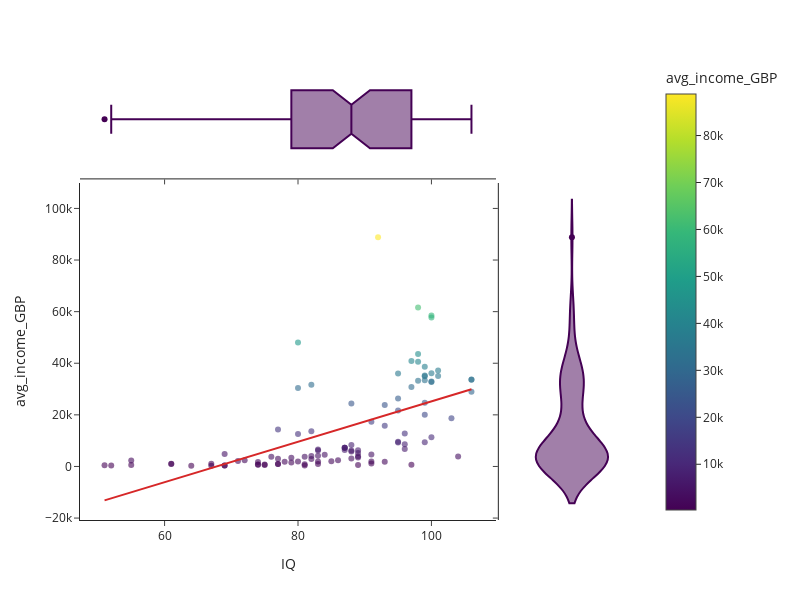

Here is the notebook cell this chart was saved with:
### Code cell
fig = px.scatter(df_iq, 
    x='IQ', 
    y='avg_income_GBP', 
    color='avg_income_GBP',  # Coloring by average income 
    size_max=15,  # Adjust maximum point size
    opacity=0.6,  # Points transparency
    marginal_y='violin',
    marginal_x='box', 
    trendline='ols' ,
    template='simple_white',
    hover_data=['country'],  # Display country name when hovering over points
    height=600,  # Increase figure height
    width=800)   # Increase figure width

# Increase legend title font size
fig.update_layout(legend_title_font=dict(size=12))

fig.show()
#scatter graph of country, IQ and avg income, with error bars, unfortunately too small to see as too many countries.

### Figure 1 — Plotly figure (JSON) as saved in the notebook; plotly's stock layout.template omitted (floating-point values rounded to 4 significant figures)
{"data": [{"customdata": [["Intelligent countries"], ["Intelligent countries"], ["Intelligent countries"], ["Intelligent countries"], ["Intelligent countries"], ["Intelligent countries"], ["Intelligent countries"], ["Canada"], ["Luxembourg"], ["Macao "], ["Germany"], ["Switzerland"], ["Estonia"], ["Australia"], ["United Kingdom"], ["Greenland "], ["Iceland"], ["Austria"], ["Hungary"], ["New Zealand"], ["Belgium"], ["Norway"], ["Sweden"], ["Denmark"], ["Cambodia"], ["France"], ["United States"], ["Poland"], ["Czechia"], ["Russia"], ["Spain"], ["Ireland"], ["Italy"], ["Croatia"], ["Lithuania"], ["Israel"], ["Mongolia"], ["Portugal"], ["Bermuda "], ["Bulgaria"], ["Greece"], ["Ukraine"], ["Vietnam"], ["Kazakhstan"], ["Malaysia"], ["Myanmar"], ["Thailand"], ["Serbia"], ["Brunei"], ["Chile"], ["Costa Rica"], ["Iraq"], ["Romania"], ["Argentina"], ["Mauritius"], ["Mexico"], ["Turkey"], ["Georgia"], ["Sri Lanka"], ["Cuba"], ["Brazil"], ["Philippines"], ["Colombia"], ["Laos"], ["Venezuela"], ["Albania"], ["United Arab Emirates"], ["Dominican Republic"], ["Puerto Rico "], ["Afghanistan"], ["Iran"], ["Pakistan"], ["Indonesia"], ["Kuwait"], ["Oman"], ["Qatar"], ["Bolivia"], ["Ecuador"], ["Egypt"], ["Algeria"], ["India"], ["Saudi Arabia"], ["Sudan"], ["Syria"], ["Bangladesh"], ["Chad"], ["East Timor"], ["Kenya"], ["Zimbabwe"], ["El Salvador"], ["Morocco"], ["South Africa"], ["Niger"], ["Somalia"], ["Ethiopia"], ["Cameroon"], ["Congo"], ["Ghana"], ["Ivory Coast"], ["Gambia"], ["Guatemala"], ["Sierra Leone"], ["Nepal"]], "hovertemplate": "IQ=%{x}<br>avg_income_GBP=%{marker.color}<br>country=%{customdata[0]}<extra></extra>", "legendgroup": "", "marker": {"color": [28949, 33590, 33702, 3816, 18700, 37176, 35019, 32970, 58463, 36139, 32727, 57727, 11291, 35217, 33372, 20079, 38627, 34961, 9341, 24716, 33231, 61607, 40619, 43582, 636, 30840, 40904, 8614, 12753, 6758, 21700, 36000, 26325, 9546, 9291, 23787, 1838, 15787, 88846, 4676, 17303, 1947, 1186, 5232, 6285, 541, 3493, 3998, 24384, 8360, 6134, 3081, 5829, 7212, 6406, 7253, 7249, 2379, 2002, 4541, 6221, 1911, 4130, 949, 6580, 2881, 31688, 4070, 13598, 389, 3727, 808, 1931, 30412, 12569, 48066, 1568, 3410, 1784, 3021, 954, 14324, 958, 3716, 768, 517, 1700, 770, 691, 2388, 2105, 4872, 356, 325, 311, 1012, 259, 956, 1057, 531, 2321, 338, 488], "coloraxis": "coloraxis", "opacity": 0.6, "symbol": "circle"}, "mode": "markers", "name": "", "orientation": "v", "showlegend": false, "type": "scatter", "x": [106, 106, 106, 104, 103, 101, 101, 100, 100, 100, 100, 100, 100, 99, 99, 99, 99, 99, 99, 99, 98, 98, 98, 98, 97, 97, 97, 96, 96, 96, 95, 95, 95, 95, 95, 93, 93, 93, 92, 91, 91, 91, 91, 89, 89, 89, 89, 89, 88, 88, 88, 88, 88, 87, 87, 87, 87, 86, 85, 84, 83, 83, 83, 83, 83, 82, 82, 82, 82, 81, 81, 81, 80, 80, 80, 80, 79, 79, 78, 77, 77, 77, 77, 76, 75, 75, 74, 74, 74, 72, 71, 69, 69, 69, 67, 67, 64, 61, 61, 55, 55, 52, 51], "xaxis": "x", "y": [28949, 33590, 33702, 3816, 18700, 37176, 35019, 32970, 58463, 36139, 32727, 57727, 11291, 35217, 33372, 20079, 38627, 34961, 9341, 24716, 33231, 61607, 40619, 43582, 636, 30840, 40904, 8614, 12753, 6758, 21700, 36000, 26325, 9546, 9291, 23787, 1838, 15787, 88846, 4676, 17303, 1947, 1186, 5232, 6285, 541, 3493, 3998, 24384, 8360, 6134, 3081, 5829, 7212, 6406, 7253, 7249, 2379, 2002, 4541, 6221, 1911, 4130, 949, 6580, 2881, 31688, 4070, 13598, 389, 3727, 808, 1931, 30412, 12569, 48066, 1568, 3410, 1784, 3021, 954, 14324, 958, 3716, 768, 517, 1700, 770, 691, 2388, 2105, 4872, 356, 325, 311, 1012, 259, 956, 1057, 531, 2321, 338, 488], "yaxis": "y"}, {"alignmentgroup": "True", "customdata": [["Intelligent countries"], ["Intelligent countries"], ["Intelligent countries"], ["Intelligent countries"], ["Intelligent countries"], ["Intelligent countries"], ["Intelligent countries"], ["Canada"], ["Luxembourg"], ["Macao "], ["Germany"], ["Switzerland"], ["Estonia"], ["Australia"], ["United Kingdom"], ["Greenland "], ["Iceland"], ["Austria"], ["Hungary"], ["New Zealand"], ["Belgium"], ["Norway"], ["Sweden"], ["Denmark"], ["Cambodia"], ["France"], ["United States"], ["Poland"], ["Czechia"], ["Russia"], ["Spain"], ["Ireland"], ["Italy"], ["Croatia"], ["Lithuania"], ["Israel"], ["Mongolia"], ["Portugal"], ["Bermuda "], ["Bulgaria"], ["Greece"], ["Ukraine"], ["Vietnam"], ["Kazakhstan"], ["Malaysia"], ["Myanmar"], ["Thailand"], ["Serbia"], ["Brunei"], ["Chile"], ["Costa Rica"], ["Iraq"], ["Romania"], ["Argentina"], ["Mauritius"], ["Mexico"], ["Turkey"], ["Georgia"], ["Sri Lanka"], ["Cuba"], ["Brazil"], ["Philippines"], ["Colombia"], ["Laos"], ["Venezuela"], ["Albania"], ["United Arab Emirates"], ["Dominican Republic"], ["Puerto Rico "], ["Afghanistan"], ["Iran"], ["Pakistan"], ["Indonesia"], ["Kuwait"], ["Oman"], ["Qatar"], ["Bolivia"], ["Ecuador"], ["Egypt"], ["Algeria"], ["India"], ["Saudi Arabia"], ["Sudan"], ["Syria"], ["Bangladesh"], ["Chad"], ["East Timor"], ["Kenya"], ["Zimbabwe"], ["El Salvador"], ["Morocco"], ["South Africa"], ["Niger"], ["Somalia"], ["Ethiopia"], ["Cameroon"], ["Congo"], ["Ghana"], ["Ivory Coast"], ["Gambia"], ["Guatemala"], ["Sierra Leone"], ["Nepal"]], "hovertemplate": "IQ=%{x}<br>country=%{customdata[0]}<extra></extra>", "legendgroup": "", "marker": {"color": "#440154", "symbol": "circle"}, "name": "", "notched": true, "offsetgroup": "", "showlegend": false, "type": "box", "x": [106, 106, 106, 104, 103, 101, 101, 100, 100, 100, 100, 100, 100, 99, 99, 99, 99, 99, 99, 99, 98, 98, 98, 98, 97, 97, 97, 96, 96, 96, 95, 95, 95, 95, 95, 93, 93, 93, 92, 91, 91, 91, 91, 89, 89, 89, 89, 89, 88, 88, 88, 88, 88, 87, 87, 87, 87, 86, 85, 84, 83, 83, 83, 83, 83, 82, 82, 82, 82, 81, 81, 81, 80, 80, 80, 80, 79, 79, 78, 77, 77, 77, 77, 76, 75, 75, 74, 74, 74, 72, 71, 69, 69, 69, 67, 67, 64, 61, 61, 55, 55, 52, 51], "xaxis": "x3", "yaxis": "y3"}, {"alignmentgroup": "True", "customdata": [["Intelligent countries"], ["Intelligent countries"], ["Intelligent countries"], ["Intelligent countries"], ["Intelligent countries"], ["Intelligent countries"], ["Intelligent countries"], ["Canada"], ["Luxembourg"], ["Macao "], ["Germany"], ["Switzerland"], ["Estonia"], ["Australia"], ["United Kingdom"], ["Greenland "], ["Iceland"], ["Austria"], ["Hungary"], ["New Zealand"], ["Belgium"], ["Norway"], ["Sweden"], ["Denmark"], ["Cambodia"], ["France"], ["United States"], ["Poland"], ["Czechia"], ["Russia"], ["Spain"], ["Ireland"], ["Italy"], ["Croatia"], ["Lithuania"], ["Israel"], ["Mongolia"], ["Portugal"], ["Bermuda "], ["Bulgaria"], ["Greece"], ["Ukraine"], ["Vietnam"], ["Kazakhstan"], ["Malaysia"], ["Myanmar"], ["Thailand"], ["Serbia"], ["Brunei"], ["Chile"], ["Costa Rica"], ["Iraq"], ["Romania"], ["Argentina"], ["Mauritius"], ["Mexico"], ["Turkey"], ["Georgia"], ["Sri Lanka"], ["Cuba"], ["Brazil"], ["Philippines"], ["Colombia"], ["Laos"], ["Venezuela"], ["Albania"], ["United Arab Emirates"], ["Dominican Republic"], ["Puerto Rico "], ["Afghanistan"], ["Iran"], ["Pakistan"], ["Indonesia"], ["Kuwait"], ["Oman"], ["Qatar"], ["Bolivia"], ["Ecuador"], ["Egypt"], ["Algeria"], ["India"], ["Saudi Arabia"], ["Sudan"], ["Syria"], ["Bangladesh"], ["Chad"], ["East Timor"], ["Kenya"], ["Zimbabwe"], ["El Salvador"], ["Morocco"], ["South Africa"], ["Niger"], ["Somalia"], ["Ethiopia"], ["Cameroon"], ["Congo"], ["Ghana"], ["Ivory Coast"], ["Gambia"], ["Guatemala"], ["Sierra Leone"], ["Nepal"]], "hovertemplate": "avg_income_GBP=%{y}<br>country=%{customdata[0]}<extra></extra>", "legendgroup": "", "marker": {"color": "#440154", "symbol": "circle"}, "name": "", "offsetgroup": "", "scalegroup": "y", "showlegend": false, "type": "violin", "xaxis": "x2", "y": [28949, 33590, 33702, 3816, 18700, 37176, 35019, 32970, 58463, 36139, 32727, 57727, 11291, 35217, 33372, 20079, 38627, 34961, 9341, 24716, 33231, 61607, 40619, 43582, 636, 30840, 40904, 8614, 12753, 6758, 21700, 36000, 26325, 9546, 9291, 23787, 1838, 15787, 88846, 4676, 17303, 1947, 1186, 5232, 6285, 541, 3493, 3998, 24384, 8360, 6134, 3081, 5829, 7212, 6406, 7253, 7249, 2379, 2002, 4541, 6221, 1911, 4130, 949, 6580, 2881, 31688, 4070, 13598, 389, 3727, 808, 1931, 30412, 12569, 48066, 1568, 3410, 1784, 3021, 954, 14324, 958, 3716, 768, 517, 1700, 770, 691, 2388, 2105, 4872, 356, 325, 311, 1012, 259, 956, 1057, 531, 2321, 338, 488], "yaxis": "y2"}, {"hovertemplate": "<b>OLS trendline</b><br>avg_income_GBP = 783.424 * IQ + -53095.2<br>R<sup>2</sup>=0.327762<br><br>IQ=%{x}<br>avg_income_GBP=%{y} <b>(trend)</b><extra></extra>", "legendgroup": "", "marker": {"symbol": "circle"}, "mode": "lines", "name": "", "showlegend": false, "type": "scatter", "x": [51, 52, 55, 55, 61, 61, 64, 67, 67, 69, 69, 69, 71, 72, 74, 74, 74, 75, 75, 76, 77, 77, 77, 77, 78, 79, 79, 80, 80, 80, 80, 81, 81, 81, 82, 82, 82, 82, 83, 83, 83, 83, 83, 84, 85, 86, 87, 87, 87, 87, 88, 88, 88, 88, 88, 89, 89, 89, 89, 89, 91, 91, 91, 91, 92, 93, 93, 93, 95, 95, 95, 95, 95, 96, 96, 96, 97, 97, 97, 98, 98, 98, 98, 99, 99, 99, 99, 99, 99, 99, 100, 100, 100, 100, 100, 100, 101, 101, 103, 104, 106, 106, 106], "xaxis": "x", "y": [-13140.0, -12360.0, -10010.0, -10010.0, -5306.0, -5306.0, -2956.0, -605.8, -605.8, 961.1, 961.1, 961.1, 2528.0, 3311.0, 4878.0, 4878.0, 4878.0, 5662.0, 5662.0, 6445.0, 7228.0, 7228.0, 7228.0, 7228.0, 8012.0, 8795.0, 8795.0, 9579.0, 9579.0, 9579.0, 9579.0, 10360.0, 10360.0, 10360.0, 11150.0, 11150.0, 11150.0, 11150.0, 11930.0, 11930.0, 11930.0, 11930.0, 11930.0, 12710.0, 13500.0, 14280.0, 15060.0, 15060.0, 15060.0, 15060.0, 15850.0, 15850.0, 15850.0, 15850.0, 15850.0, 16630.0, 16630.0, 16630.0, 16630.0, 16630.0, 18200.0, 18200.0, 18200.0, 18200.0, 18980.0, 19760.0, 19760.0, 19760.0, 21330.0, 21330.0, 21330.0, 21330.0, 21330.0, 22110.0, 22110.0, 22110.0, 22900.0, 22900.0, 22900.0, 23680.0, 23680.0, 23680.0, 23680.0, 24460.0, 24460.0, 24460.0, 24460.0, 24460.0, 24460.0, 24460.0, 25250.0, 25250.0, 25250.0, 25250.0, 25250.0, 25250.0, 26030.0, 26030.0, 27600.0, 28380.0, 29950.0, 29950.0, 29950.0], "yaxis": "y"}], "layout": {"coloraxis": {"colorbar": {"title": {"text": "avg_income_GBP"}}, "colorscale": [[0, "#440154"], [0.1111, "#482878"], [0.2222, "#3e4989"], [0.3333, "#31688e"], [0.4444, "#26828e"], [0.5556, "#1f9e89"], [0.6667, "#35b779"], [0.7778, "#6ece58"], [0.8889, "#b5de2b"], [1, "#fde725"]]}, "height": 600, "legend": {"title": {"font": {"size": 12}}, "tracegroupgap": 0}, "margin": {"t": 60}, "width": 800, "xaxis": {"anchor": "y", "domain": [0, 0.7363], "title": {"text": "IQ"}}, "xaxis2": {"anchor": "y2", "domain": [0.7413, 1], "matches": "x2", "showline": false, "showticklabels": false, "ticks": ""}, "xaxis3": {"anchor": "y3", "domain": [0, 0.7363], "matches": "x", "showticklabels": false}, "xaxis4": {"anchor": "y4", "domain": [0.7413, 1], "matches": "x2", "showline": false, "showticklabels": false, "ticks": ""}, "yaxis": {"anchor": "x", "domain": [0, 0.7326], "title": {"text": "avg_income_GBP"}}, "yaxis2": {"anchor": "x2", "domain": [0, 0.7326], "matches": "y", "showticklabels": false}, "yaxis3": {"anchor": "x3", "domain": [0.7426, 1], "matches": "y3", "showline": false, "showticklabels": false, "ticks": ""}, "yaxis4": {"anchor": "x4", "domain": [0.7426, 1], "matches": "y3", "showline": false, "showticklabels": false, "ticks": ""}}}
